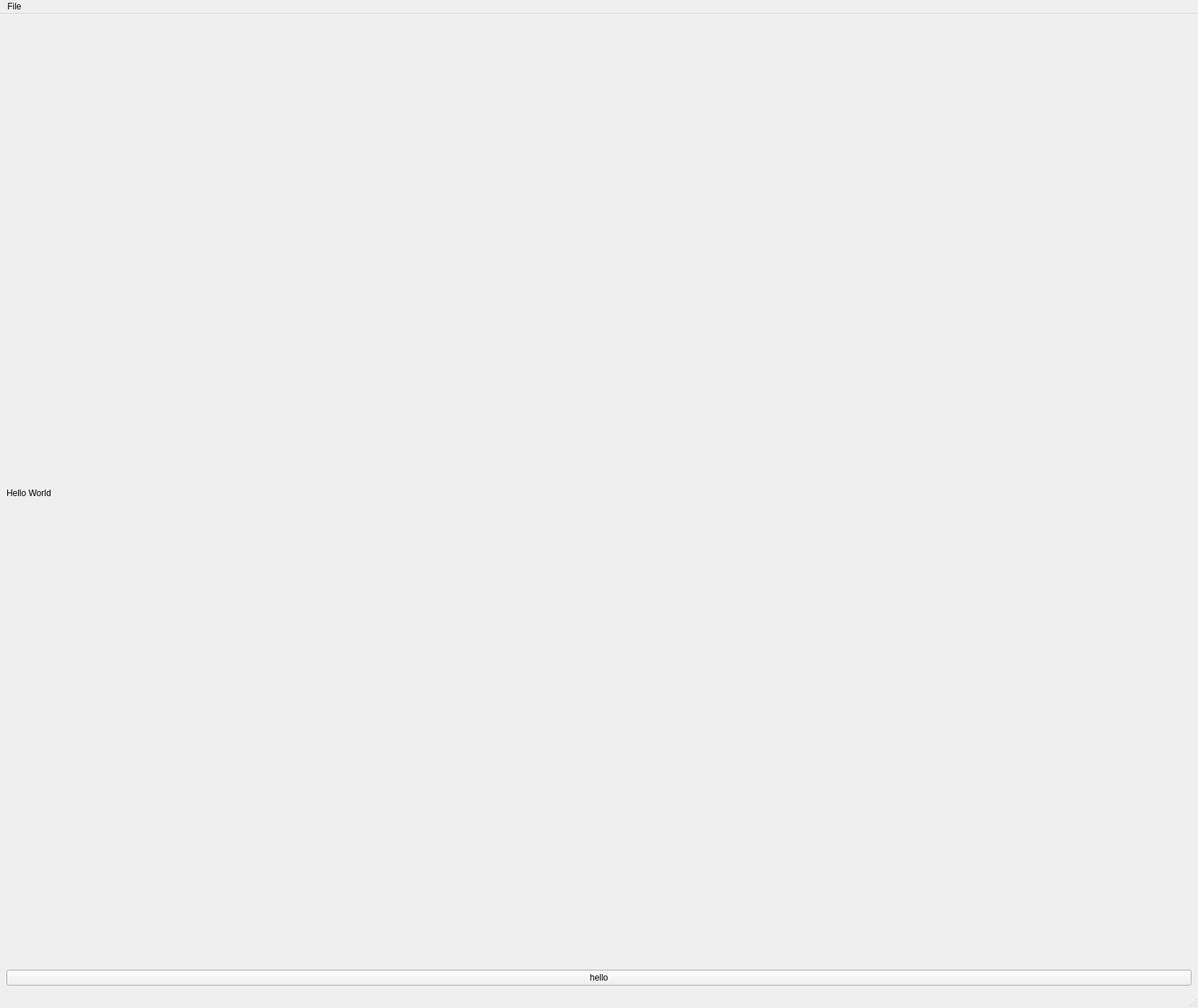
<?xml version="1.0" encoding="UTF-8"?>
<ui version="4.0">
 <class>MainWindow</class>
 <widget class="QMainWindow" name="MainWindow">
  <property name="geometry">
   <rect>
    <x>0</x>
    <y>0</y>
    <width>1659</width>
    <height>1396</height>
   </rect>
  </property>
  <property name="windowTitle">
   <string>HelloWorld!</string>
  </property>
  <widget class="QWidget" name="centralwidget">
   <layout class="QGridLayout" name="gridLayout">
    <item row="0" column="0">
     <widget class="QLabel" name="label">
      <property name="text">
       <string>Hello World</string>
      </property>
     </widget>
    </item>
    <item row="1" column="0">
     <widget class="QPushButton" name="pushbutton">
      <property name="text">
       <string>hello</string>
      </property>
     </widget>
    </item>
   </layout>
  </widget>
  <widget class="QStatusBar" name="statusbar"/>
  <widget class="QMenuBar" name="menubar">
   <property name="geometry">
    <rect>
     <x>0</x>
     <y>0</y>
     <width>1659</width>
     <height>29</height>
    </rect>
   </property>
   <widget class="QMenu" name="menuhello">
    <property name="title">
     <string>File</string>
    </property>
    <widget class="QMenu" name="menuOpen">
     <property name="title">
      <string>Open</string>
     </property>
     <addaction name="actionHello1"/>
     <addaction name="actionHello2"/>
    </widget>
    <addaction name="separator"/>
    <addaction name="menuOpen"/>
    <addaction name="actionSave"/>
    <addaction name="separator"/>
    <addaction name="actionExit"/>
   </widget>
   <addaction name="menuhello"/>
  </widget>
  <action name="actionHello1">
   <property name="text">
    <string>Hello1</string>
   </property>
  </action>
  <action name="actionHello2">
   <property name="text">
    <string>Hello2</string>
   </property>
  </action>
  <action name="actionSave">
   <property name="text">
    <string>Save</string>
   </property>
  </action>
  <action name="actionExit">
   <property name="text">
    <string>Exit</string>
   </property>
  </action>
 </widget>
 <resources/>
 <connections/>
</ui>
